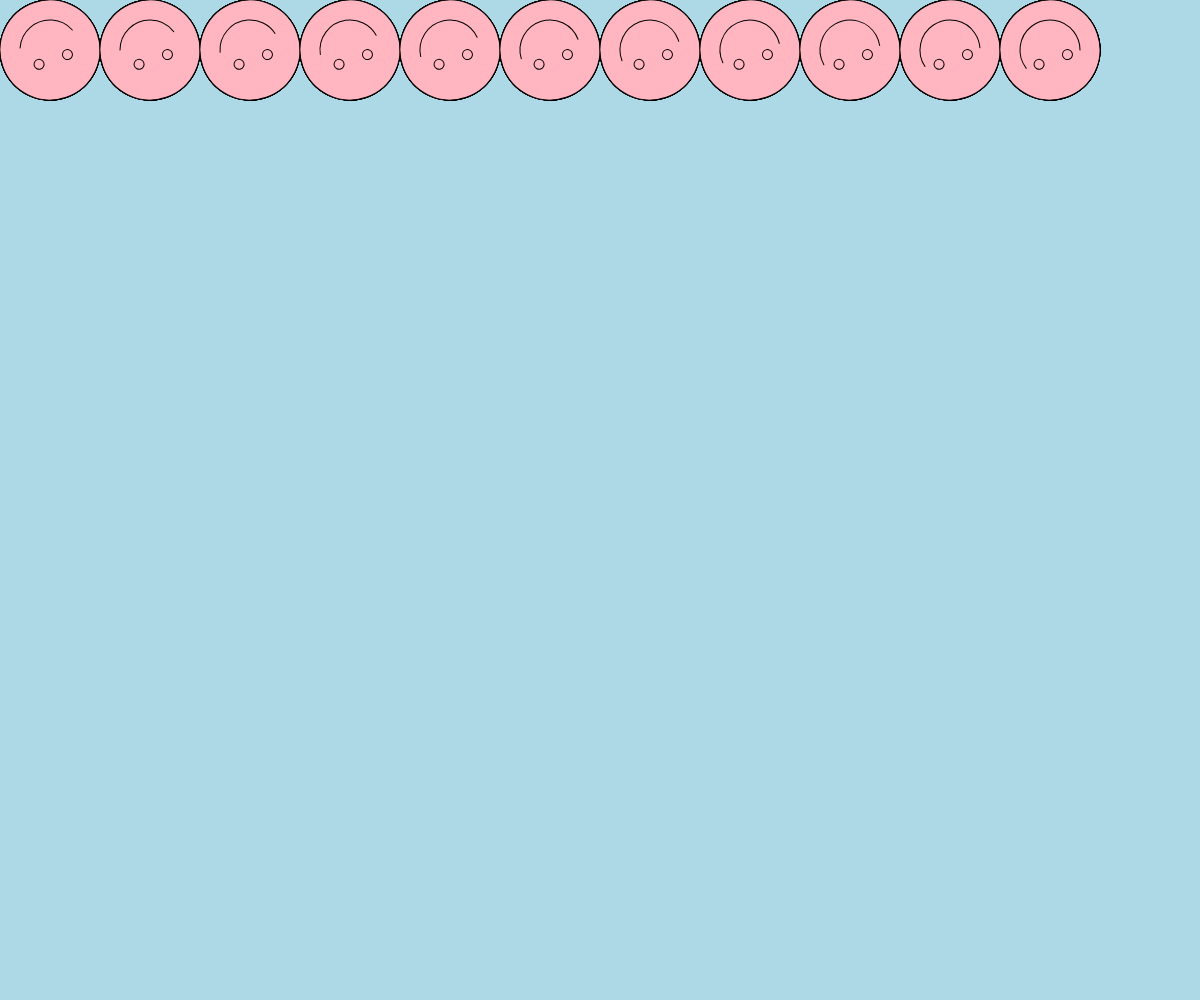
Frame 1 (no input)
Frame 60 (no input): identical to frame 1, image omitted
Frame 120 (the mouse pressed at the canvas centre since frame 60): identical to frame 1, image omitted

The p5.js sketch that drew this single still picture (run headless with seeded random() and noise() and a simulated clock; from frame 60 on, the mouse is pressed at the canvas centre):

// p5.js sketch
// ── sketch.js


function setup() {
  createCanvas(windowWidth, windowHeight);
  
}

function draw() {
  background("lightblue")

  for(let y=50; y<height-50; y+=100){
  // x<width means "as long as x is less than the width of the screen"
  // 100 is the distance between each circle
  // iteration operators:
  // i++ adds 1 to i
  // i-- subtracts 1 from i
  // i+=2 adds 2 to i
  // i-=2 subtracts 2 from i
  for(let x=50; x<width-50; x+=100){
      // why isn't it repeating down the screen?
      // because we need a second loop!

    push();
    translate(x,50);
    // everything within this push/pop is centered in the middle of the screen
    // with 0,0 as the center point
      let rotation = map (y,0,height-50,0,PI);
      rotate(rotation);
      // everything within this push/pop is rotated based on the y position

      strokeWeight(1);
      fill("lightpink");
      circle(0,0,100);
      circle(-15,-10,10);
      circle(15,-10,10);

    let happiness;
    happiness= map(x,0,width,-25,25);

    noFill();
    arc(0,0,60,60,radians(0-happiness),radians(180+happiness));

    pop();
    }
  }

}
